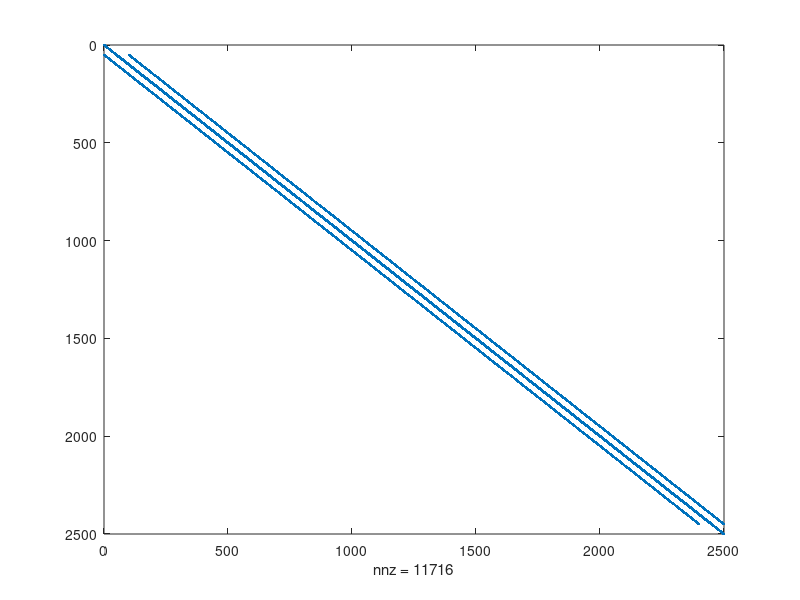
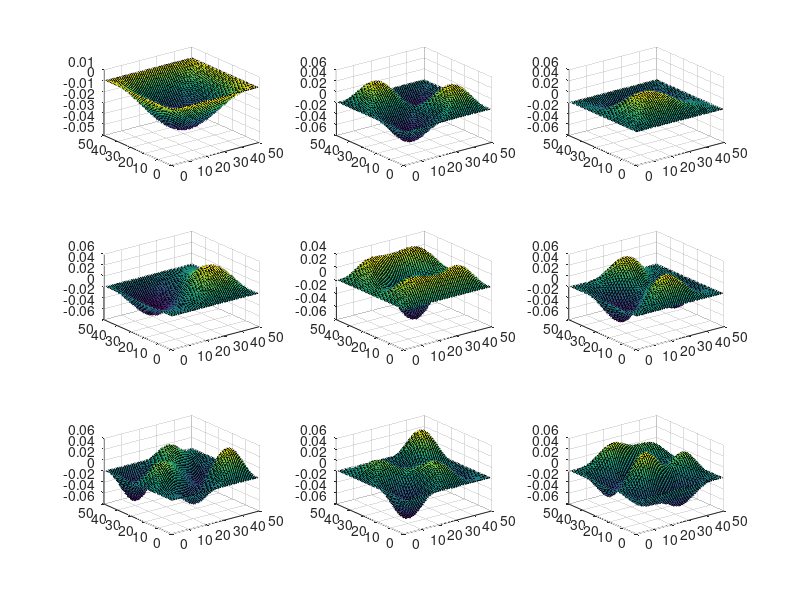

Source code (MATLAB) for these figures, in order:
nx = 50;
ny = 50;

G = sparse(nx*ny,nx*ny);

%x = linspace(0,50);
%dx = x(1)-x(0);
    
for i = 1:nx
    for j = 1:ny
        n = j + (i-1)*ny;
        
        if i == 1 || i == nx ||j == 1 || j == ny
            G(n, :) = 0;
            G(n, n) = 1;
        else
            G(n, n) = -4;
            G(n, n+1) = 1;
            G(n, n-1) = 1;
            G(n, n+ny) = 1;
            G(n, n-ny) = 1;
        end
    end
end


figure(1) %code used to plot the Eigenvalues
spy(G)
[E, D] = eigs(G, 9, 'SM');

updatedE = zeros(nx, ny, 9);

figure(2) %code used to graph eigenvectors
for m = 1:9
   updatedE(:, :, m) = reshape(E(:, m), nx, ny);
   subplot(3, 3, m)
   surf(updatedE(:, :, m))
end